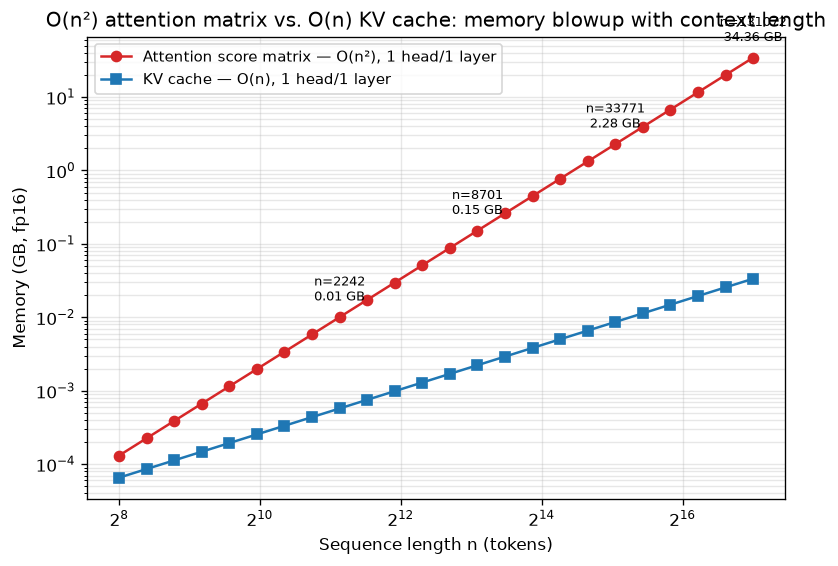

This chart was generated by the following Python code:
import numpy as np
import matplotlib.pyplot as plt

np.random.seed(42)

# Sequence lengths from 256 to 131072 tokens (24 log-spaced points)
n = np.logspace(np.log2(256), np.log2(131072), num=24, base=2)
d_head = 64
bytes_per_elem = 2  # fp16

# Memory to materialize the full attention score matrix: n x n, one head, one layer
attn_matrix_mem_gb = (n ** 2 * bytes_per_elem) / 1e9

# Memory for the KV cache: 2 (K and V) * n * d_head, one head, one layer -- grows linearly
kv_cache_mem_gb = (2 * n * d_head * bytes_per_elem) / 1e9

fig, ax = plt.subplots(figsize=(7.5, 5))
ax.plot(n, attn_matrix_mem_gb, marker="o", label="Attention score matrix — O(n²), 1 head/1 layer", color="#d62728")
ax.plot(n, kv_cache_mem_gb, marker="s", label="KV cache — O(n), 1 head/1 layer", color="#1f77b4")

for mark_n in [2048, 8192, 32768, 131072]:
    idx = int(np.abs(n - mark_n).argmin())
    ax.annotate(
        f"n={int(round(n[idx]))}\n{attn_matrix_mem_gb[idx]:.2f} GB",
        (n[idx], attn_matrix_mem_gb[idx]),
        textcoords="offset points",
        xytext=(0, 10),
        fontsize=7.5,
        ha="center",
    )

ax.set_xscale("log", base=2)
ax.set_yscale("log")
ax.set_xlabel("Sequence length n (tokens)")
ax.set_ylabel("Memory (GB, fp16)")
ax.set_title("O(n²) attention matrix vs. O(n) KV cache: memory blowup with context length")
ax.legend(loc="upper left", fontsize=9)
ax.grid(True, which="both", alpha=0.3)

plt.savefig("graph_DAY_63.png", dpi=120, bbox_inches="tight")
